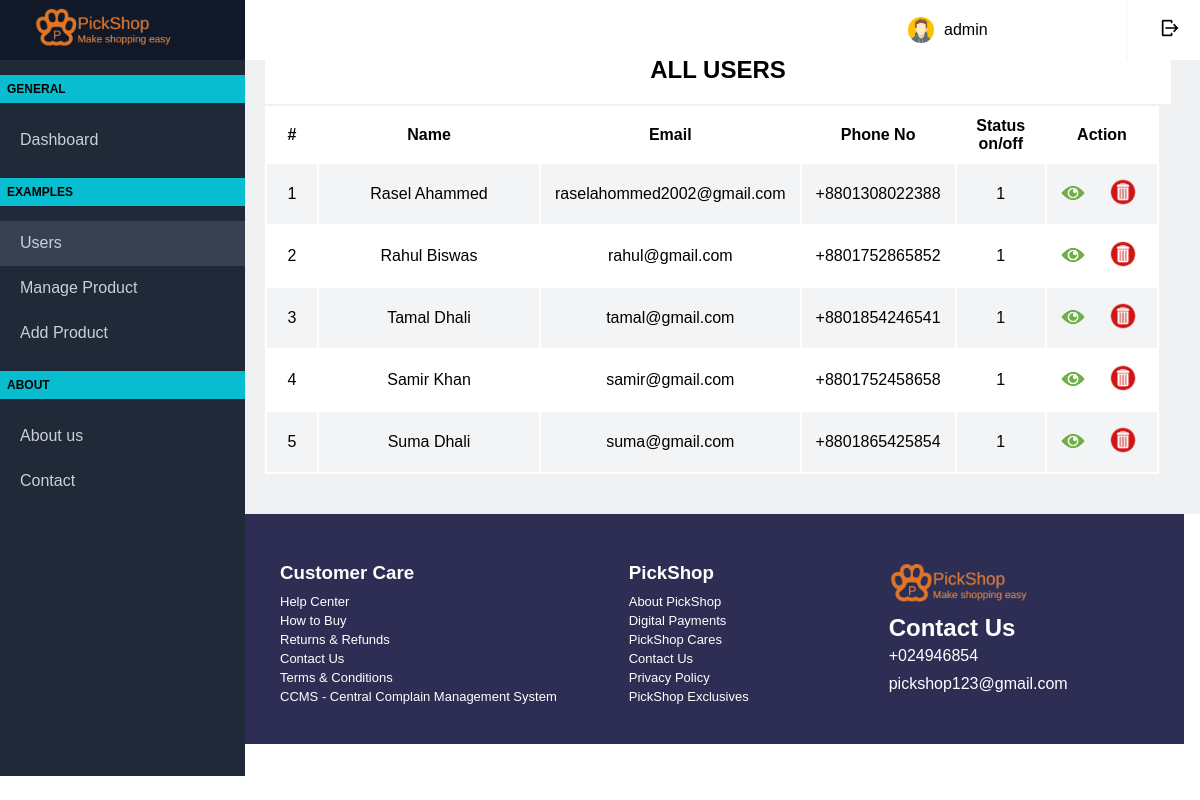
Page /admin/userInfo.php (signed in) on the committed database.
### tables this page shows
CREATE TABLE `signup_info` (
  `id` int(11) NOT NULL,
  `user_name` varchar(50) NOT NULL,
  `email` varchar(50) NOT NULL,
  `phone` int(11) NOT NULL,
  `password` varchar(50) NOT NULL,
  `profile` varchar(255) NOT NULL DEFAULT 'asset/Profile_Picturs/avatar.png',
  `status` int(11) NOT NULL DEFAULT 1
);

### admin/userInfo.php (the view, shortened to what this page needs)
<?php
require_once("../connection.php");
$selectQuery = "SELECT * FROM admin_info";
$runQuery = mysqli_query($conn,$selectQuery);
if($runQuery==true){
	while($myData=mysqli_fetch_array($runQuery)){
?>
<!DOCTYPE html>
<html lang="en">
<head>
    <link rel="stylesheet" href="../style.css">
</head>
<body>
	<section class="adminDashboard" id="dashboard">
		<div class="topBar">
			<div class="logo"><img src="../asset/logo/logo.png" alt="logo"></div>
			<div class="logOut"><a onclick="return confirm('Log out')" href="adminLogOut.php" title="Log out"><img src="../asset/icons/AlogOut.png" alt="logout"></a></div>
			<div class="user"><a href="updateAdmin.php" title="Update profile"><img src="../asset/icons/avatar.png" alt="avatar"><p><?php echo $myData['admin_user']; }} ?></p></a></div>
		</div>
		<div class="sidemanu">
			<p>GENERAL</p>
			<a href="adminDashboard.php">
				<div class="dashboard">
				    <span>Dashboard</span>
			    </div>
		    </a>
		    <p>EXAMPLES</p>
			<a href="userInfo.php">
				<div class="dashboard" id="highlite">
				    <span>Users</span>
			    </div>
		    </a>
		    <a href="manageProduct.php">
				<div class="dashboard">
				    <span>Manage Product</span>
			    </div>
		    </a>
		    <a href="addProduct.php">
				<div class="dashboard">
				    <span>Add Product</span>
			    </div>
		    </a>
		    <p>ABOUT</p>
			<a href="#contact">
				<div class="dashboard">
				    <span>About us</span>
			    </div>
		    </a>
		    <a href="#contact">
				<div class="dashboard">
				    <span>Contact</span>
			    </div>
		    </a>
		</div>
	</section>
	<section class="users" style="background:#f0f1f2; padding: 10px 0 40px 0px;">
		<div class="userList">
			<div class="tableHead">
				<h1>ALL USERS</h1>
			</div>
			<table class="content-table">
				<thead>
					<tr>
						<th style="width:50px;">#</th>
						<th style="width: 220px;">Name</th>
						<th>Email</th>
						<th style="width: 145px;">Phone No</th>
						<th>Status on/off</th>
						<th style="width: 110px;">Action</th>
					</tr>
				</thead>
				<tbody>
					<?php
	                	require_once("../connection.php");
	                	$count = 1;
	                	$selectQuery = "SELECT * FROM signup_info";
	                	$runQuery = mysqli_query($conn,$selectQuery);
	                	if($runQuery==true){
	                		while($myData = mysqli_fetch_array($runQuery)){?>
	                <tr>
						<td><?php echo $count;$count++ ?></td>
						<td><?php echo $myData['user_name']; ?></td>
						<td><?php echo $myData['email']; ?></td>
						<td>+880<?php echo $myData['phone']; ?></td>
						<td
							<?php
								if($myData['status']<1){
									echo "style='background:red;color:white'";
								}
							?>
						><?php echo $myData['status']; ?></td>
						<td>
							<a href="blockUser.php?id=<?php echo $myData['id']; ?>">
								<img src="../asset/icons/eye.png" alt="eye" id="eye"></a>
						 	<a onclick="return confirm('Are you sure you want to delete this user?');" href="deletUser_core.php?id=<?php echo $myData['id']; ?>"><img src="../asset/icons/delete.png" alt="delete"></a>
						</td>
					</tr>
					<?php }} ?>
				</tbody>
			</table>
		</div>
	</section>
 <section class="footer" id="contact">
	<div class="footerContiner" style="margin: 0px 12px;margin-left: 280px;">
		<h3>Customer Care</h3>
		<ul>
			<li>Help Center</li><br><br>
			<li>How to Buy</li><br><br>
			<li>Returns & Refunds</li><br><br>
			<li>Contact Us</li><br><br>
			<li>Terms & Conditions</li><br><br>
			<li>CCMS - Central Complain Management System</li><br><br>
		</ul>
	</div>
	<div class="footerContiner">
		<h3>PickShop</h3>
		<ul>
			<li>About PickShop</li><br><br>
			<li>Digital Payments</li><br><br>
			<li>PickShop Cares</li><br><br>
			<li>Contact Us</li><br><br>
			<li>Privacy Policy</li><br><br>
			<li>PickShop Exclusives</li><br><br>
		</ul>
	</div>
	<div class="DwnApp" style="margin: 42px 80px;">
		<img src="../asset/logo/logo.png" alt="logo">
		<h2>Contact Us</h2>
		<p><a href="tel:+024946854" style="color: white;text-decoration: none;">+024946854</a></p>
		<p>pickshop123@gmail.com</p>
	</div>
</section>
</body>
</html>

### style.css (style rules this page uses)
html { scroll-behavior: smooth; }
* { margin: 0; padding: 0; font-family: sans-serif; box-sizing: border-box; }
.logo img { width: 139px; float: left; margin: 1px 34px; }
section.footer { width: 98.7vw; height: 230px; background: #2e2e54; }
.footerContiner { margin: 0px 60px; padding-top: 38px; color: white; float: left; }
.footerContiner h3 { margin: 10px 0px; }
.footerContiner li { list-style: none; margin-bottom: -32px; font-size: 13px; cursor: pointer; }
.DwnApp { float: left; margin: 42px 145px; color: white; }
.DwnApp img { width: 140px; }
.DwnApp p { padding: 5px 0; cursor: pointer; }
section.adminDashboard { width: 98.7vw; height: 100%; background: #f0f1f2; }
.topBar { position: fixed; width: 100%; height: 60px; background: white; }
.topBar .logo { width: 245px; height: 100%; background: #111827; float: left; }
.user { float: right; padding: 17px 0px; margin-right: 29px; width: 230px; border-right: 2px solid #f9fafb; }
.user a { text-decoration: none; color: black; }
.user img { float: left; width: 46px; }
.user p { padding: 4px 0; }
.logOut { float: right; padding: 19px 4px; }
.logOut img { width: 18px; margin-right: 17px; }
.sidemanu { position: fixed; background: #1f2937; color: white; float: left; height: 89.5vh; width: 245px; margin-top: 60px; margin-right: 22px; }
.sidemanu p { font-size: 12px; color: black; margin: 15px 0; background: #07bdcf; padding: 7px; font-weight: bold; width: 100%; }
.sidemanu a { text-decoration: none; color: #ccced8; }
.dashboard { height: 45px; padding: 13px 20px; }
.dashboard span { font-size: 16px; }
#highlite { background: #374151; }
.userList { width: 100vw; }
.tableHead { background: white; margin: 26px 29px 2px 265px; text-align: center; border-radius: 5px 5px 0px 0px; }
.tableHead h1 { padding: 20px; }
.content-table { background: white; margin: 0 0 0 265px; width: 74.5%; }
.content-table th { padding: 9px; }
.content-table td { padding: 14px; text-align: center; }
.content-table tbody tr:nth-of-type(odd) { background: #f3f4f6; }
.content-table img { width: 28px; }
#eye { width: 48px; margin: 0 8px 0px -18px; }

### rows in the picture
signup_info: user_name "Rasel Ahammed", email "raselahommed2002@gmail.com", phone "1308022388", status "1"
signup_info: user_name "Rahul Biswas", email "rahul@gmail.com", phone "1752865852", status "1"
signup_info: user_name "Tamal Dhali", email "tamal@gmail.com", phone "1854246541", status "1"
signup_info: user_name "Samir Khan", email "samir@gmail.com", phone "1752458658", status "1"
signup_info: user_name "Suma Dhali", email "suma@gmail.com", phone "1865425854", status "1"

### other values in the picture
$myData['admin_user'] "admin"
